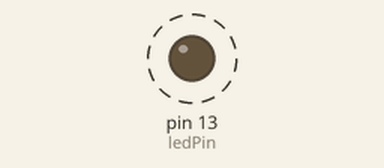
Simulated run of this sketch. Board: Arduino Uno, built with avr-gcc and run on an emulated ATmega328P. Shown: output pins drawn as LEDs (lit = HIGH). Dashed ring = blinking. What the sketch prints to the serial monitor is not drawn.

Above: at 0.5 s.
Timing chart, 0 to 4.6 s (numbered marks = the images above):
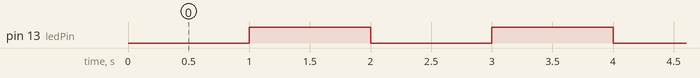

Measured:
- by itself, pin 13 (ledPin): alternates HIGH for 1.0 s and LOW for 1.0 s

The sketch:

lab1-activity4.ino
```cpp
/*
  Blink without Delay

  Turns on and off a light emitting diode (LED) connected to a digital pin,
  without using the delay() function. This means that other code can run at the
  same time without being interrupted by the LED code.

  The circuit:
  - Use the onboard LED.
  - Note: Most Arduinos have an on-board LED you can control. On the UNO, MEGA
    and ZERO it is attached to digital pin 13, on MKR1000 on pin 6. LED_BUILTIN
    is set to the correct LED pin independent of which board is used.
    If you want to know what pin the on-board LED is connected to on your
    Arduino model, check the Technical Specs of your board at:
    https://www.arduino.cc/en/Main/Products
*/

// constants won't change. Used here to set a pin number:
const int ledPin =  LED_BUILTIN;// the number of the LED pin

// Variables will change:
int ledState = LOW;             // ledState used to set the LED

// Generally, you should use "unsigned long" for variables that hold time
// The value will quickly become too large for an int to store
unsigned long previousMillis = 0;        // will store last time LED was updated

double seconds =0;

// constants won't change:
const long interval = 1000;           // interval at which to blink (milliseconds)

void setup() {
  Serial.begin(9600);
  // set the digital pin as output:
  pinMode(ledPin, OUTPUT);
}

void loop() {
  // here is where you'd put code that needs to be running all the time.

  // check to see if it's time to blink the LED; that is, if the difference
  // between the current time and last time you blinked the LED is bigger than
  // the interval at which you want to blink the LED.
  unsigned long currentMillis = millis();

  if (currentMillis - previousMillis >= interval) {
    // save the last time you blinked the LED
    previousMillis = currentMillis;
    seconds = currentMillis/1000;

    // if the LED is off turn it on and vice-versa:
    if (ledState == LOW) {
      Serial.print("On: ");
      Serial.println(seconds);
      ledState = HIGH;
    } else {
      Serial.print("Off: ");
      Serial.println(seconds);
      ledState = LOW;
    }

    // set the LED with the ledState of the variable:
    digitalWrite(ledPin, ledState);
  }
}
```
